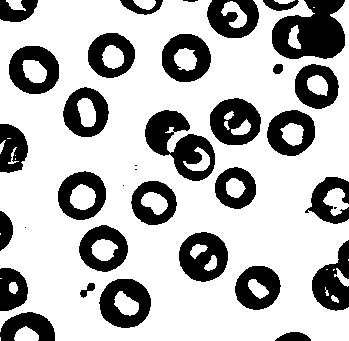
//> input picture FillHole/test.png, 349 x 341 px
$ ./main   (built with g++ and OpenCV 4)
//> lines starting //> are read from the running program, lines starting //| are printed output that depends on the picture; after the words box and inside, x2 and y2 are one past the last pixel; in counts of white or black regions, pixels touching at a corner belong together
#include <opencv2/opencv.hpp>
#include <iostream>

using namespace cv;
using namespace std;

void FillHole(Mat& src, bool fillBackGround = false)
{
	assert(src.channels() == 1);
	int width = src.cols, height = src.rows;
	int color = fillBackGround == false ? 255 : 0;

	for (int y = 0; y < height; y++)
	{
		if (src.at<uchar>(y, 0) == color)
			floodFill(src, cv::Point(0, y), Scalar(127));
		if (src.at<uchar>(y, width - 1) == color)
			floodFill(src, cv::Point(width - 1, y), Scalar(127));
	}

	for (int x = 0; x < width; x++)
	{
		if (src.at<uchar>(0, x) == color)
			floodFill(src, cv::Point(x, 0), Scalar(127));
		if (src.at<uchar>(height - 1, x) == color)
			floodFill(src, cv::Point(x, height - 1), Scalar(127));
	}

	for (int y = 0; y < height; y++)
	{
		for (int x = 0; x < width; x++)
		{
			if (src.at<uchar>(y, x) == 127)
				src.at<uchar>(y, x) = color;
			else
				src.at<uchar>(y, x) = 255 - color;
		}
	}
}


int main(void)
{
	string testImage = "test.png";
	Mat1b src = imread(testImage, 0);
//> src: 341 rows x 349 cols, CV_8UC1; 71.9% white; 35 black regions (5 under 20 px), largest, box (x1, y1, x2, y2) and area: (272, 0, 345, 59) 3008, (145, 110, 215, 181) 2457, (179, 232, 228, 282) 1638

	if (src.empty()){
		cout << "The specified image '" << testImage << "' does not exists" << endl;
		exit(-1);
	}

	imshow("Origin", src);

	FillHole(src);
//> the loop in FillHole, `for (int y = 0; y < height; y++)` made 341 passes
//> pass 1, in FillHole, `floodFill(src, cv::Point(width - 1, y), Scalar(127));`:
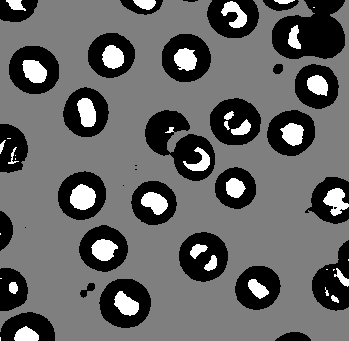
//> src: 341 rows x 349 cols, CV_8UC1; min 0, max 255, mean 99.3
//> after the loop in FillHole, `for (int y = 0; y < height; y++)`:
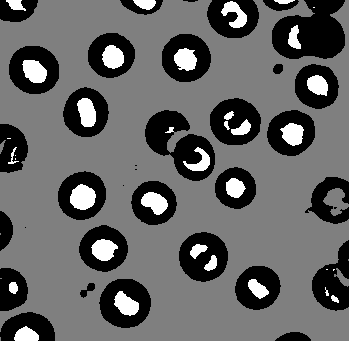
//> src: 341 rows x 349 cols, CV_8UC1; 0.49% of pixels changed, all inside (x1, y1, x2, y2) = (0, 140, 349, 341)
//> after the loop in FillHole, `for (int x = 0; x < width; x++)`:
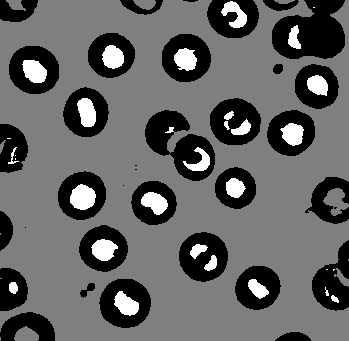
//> src: 341 rows x 349 cols, CV_8UC1; 0.53% of pixels changed, all inside (x1, y1, x2, y2) = (6, 0, 295, 341)
//> after the loop in FillHole, `for (int y = 0; y < height; y++)`:
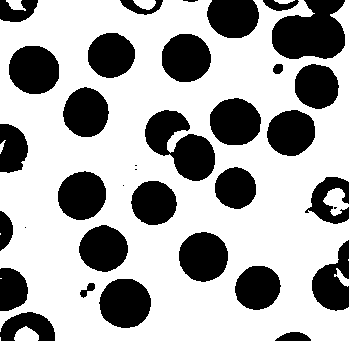
//> src: 341 rows x 349 cols, CV_8UC1; 66.6% white; 35 black regions (5 under 20 px), largest, box (x1, y1, x2, y2) and area: (272, 0, 345, 59) 3210, (145, 110, 215, 181) 2774, (99, 279, 151, 328) 2006

	imshow("Result", src);

	waitKey(0);

	return 0;
}
